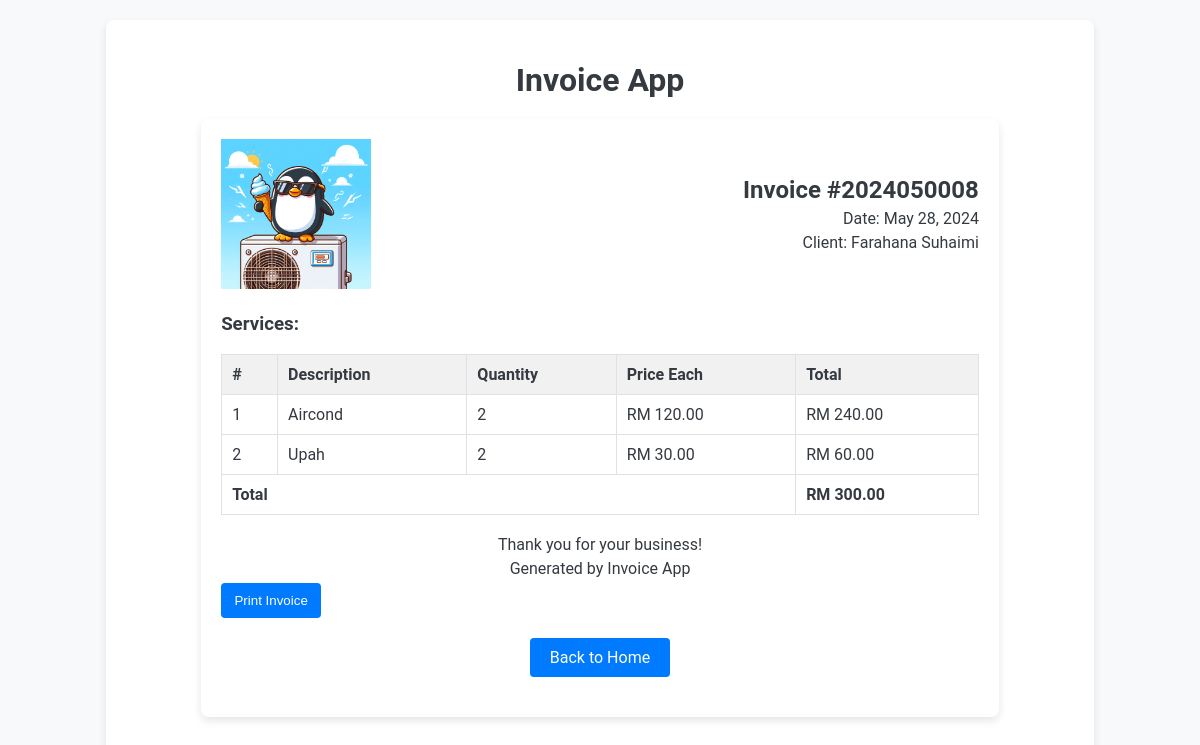
The app's page /invoice/8 with its own data.
### app.py (models this page shows)
class Invoice(db.Model):
    id = db.Column(db.Integer, primary_key=True)
    invoice_number = db.Column(db.String(20), unique=True, nullable=False)  # Updated field name
    client_id = db.Column(db.Integer, db.ForeignKey('client.id'), nullable=False)
    date = db.Column(db.DateTime, default=datetime.now)
    total = db.Column(db.Float, nullable=False)
    client = db.relationship('Client', backref=db.backref('invoices', lazy=True))

class Client(db.Model):
    id = db.Column(db.Integer, primary_key=True)
    name = db.Column(db.String(100), nullable=False)
    email = db.Column(db.String(100), nullable=False)
    phone = db.Column(db.String(20), nullable=False)
    address = db.Column(db.String(200), nullable=False)

class InvoiceItem(db.Model):
    id = db.Column(db.Integer, primary_key=True)
    invoice_id = db.Column(db.Integer, db.ForeignKey('invoice.id'), nullable=False)
    service_id = db.Column(db.Integer, db.ForeignKey('service.id'), nullable=False)
    quantity = db.Column(db.Integer, nullable=False)
    cost = db.Column(db.Float, nullable=False)
    invoice = db.relationship('Invoice', backref=db.backref('items', lazy=True))
    service = db.relationship('Service', backref=db.backref('items', lazy=True))

class Service(db.Model):
    id = db.Column(db.Integer, primary_key=True)
    description = db.Column(db.String(200), nullable=False)
    cost = db.Column(db.Numeric(10,2), nullable=False)

### app.py (the view)
@app.route('/invoice/<int:invoice_id>')
def view_invoice(invoice_id):
    invoice = Invoice.query.get(invoice_id)
    return render_template('view_invoice.html', invoice=invoice)

### templates/view_invoice.html
{% extends "base.html" %} {% block content %}
<div class="invoice-container">
  <div class="invoice-header">
    <div class="logo">
      <img src="images/logo1.jpg" alt="Company Logo" />
    </div>
    <div class="invoice-details">
      <h1>Invoice #{{ invoice.invoice_number }}</h1>
      <p>Date: {{ invoice.date.strftime('%B %d, %Y') }}</p>
      <p>Client: {{ invoice.client.name }}</p>
    </div>
  </div>
  <h3>Services:</h3>
  <table class="invoice-table">
    <thead>
      <tr>
        <th>#</th>
        <th>Description</th>
        <th>Quantity</th>
        <th>Price Each</th>
        <th>Total</th>
      </tr>
    </thead>
    <tbody>
      {% for item in invoice.items %}
      <tr>
        <td>{{ loop.index }}</td>
        <td>{{ item.service.description }}</td>
        <td>{{ item.quantity }}</td>
        <td>RM {{ item.service.cost|round(2) }}</td>
        <td>RM {{ "%.2f"|format(item.cost) }}</td>
      </tr>
      {% endfor %}
    </tbody>
    <tfoot>
      <tr>
        <td colspan="4">Total</td>
        <td>RM {{ "%.2f"|format(invoice.total)}}</td>
      </tr>
    </tfoot>
  </table>
  <div class="invoice-footer">
    <p>Thank you for your business!</p>
    <p>Generated by Invoice App</p>
  </div>
  <div class="invoice-actions">
    <button onclick="window.print()" class="btn print-invoice">
      Print Invoice
    </button>
  </div>
  <a href="{{ url_for('index') }}" class="btn return-home">Back to Home</a>
</div>
{% endblock %}

### templates/base.html (shortened to what this page needs)
<!DOCTYPE html>
<html lang="en">
  <head>
    <link
      rel="stylesheet"
      href="{{ url_for('static', filename='styles.css') }}"
    />
  </head>
  <body>
    <div class="container">
      <h1>{% block heading %}Invoice App{% endblock %}</h1>
      {% block content %}{% endblock %}
    </div>
  </body>
</html>

### static/styles.css (style rules this page uses)
body { font-family: 'Roboto', Arial, sans-serif; background-color: #f8f9fa; color: #343a40; }
.container { width: 80%; margin: 20px auto; padding: 20px; background-color: #fff; border-radius: 8px; box-shadow: 0 4px 8px rgba(0, 0, 0, 0.1); }
h1 { text-align: center; font-size: 2em; margin-bottom: 20px; }
a.btn { display: inline-block; padding: 10px 20px; margin: 10px; background-color: #007bff; color: #fff; text-decoration: none; border-radius: 4px; transition: background-color 0.3s; }
button { width: 100px; padding: 10px; background-color: #007bff; color: #fff; border: none; border-radius: 4px; cursor: pointer; transition: background-color 0.3s; }
a.btn { display: inline-block; padding: 10px 20px; background-color: #007bff; color: #fff; text-decoration: none; border-radius: 4px; transition: background-color 0.3s; text-align: center; margin: 20px auto; }
a.return-home { display: block; width: fit-content; margin-top: 20px; }
.invoice-container { width: 80%; margin: 20px auto; padding: 20px; background-color: #fff; border-radius: 8px; box-shadow: 0 4px 8px rgba(0, 0, 0, 0.1); }
.invoice-header { display: flex; justify-content: space-between; align-items: center; margin-bottom: 20px; }
.logo img { width: 150px; height: auto; }
.invoice-details { text-align: right; }
.invoice-details h1 { margin: 0; font-size: 1.5em; }
.invoice-details p { margin: 5px 0; }
.invoice-table { width: 100%; border-collapse: collapse; margin-bottom: 20px; }
.invoice-table th, .invoice-table td { border: 1px solid #dee2e6; padding: 10px; text-align: left; }
.invoice-table th { background-color: #f1f1f1; }
.invoice-table tfoot td { font-weight: bold; }
.invoice-footer { text-align: center; margin-top: 20px; }
.invoice-footer p { margin: 5px 0; }

### records on screen
Invoice: invoice_number "2024050008", date "May 28, 2024", total "300.00"
Client: client.name "Farahana Suhaimi"
InvoiceItem: service.description "Aircond", quantity "2", service.cost "120.00", cost "240.00"
InvoiceItem: service.description "Upah", quantity "2", service.cost "30.00", cost "60.00"
